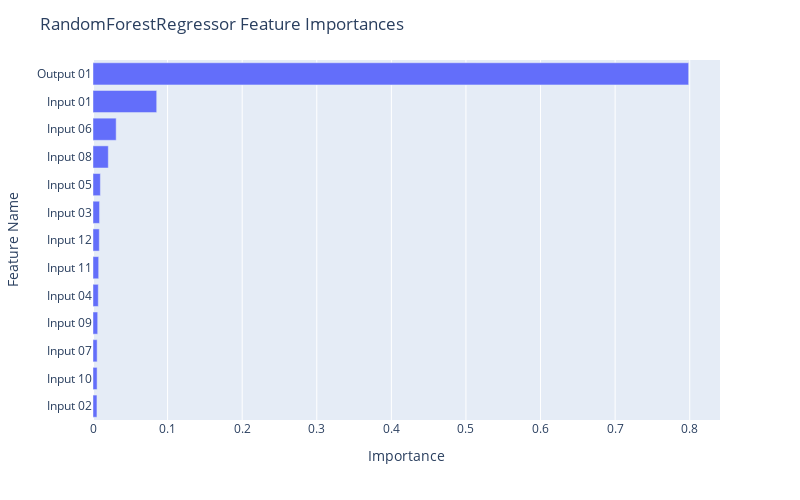

Write notebook code for a chart like this one.
### Code cell
fig = px.bar(df_rf, x="Importance", y="Feature Name")

fig.update_layout(
    autosize=False,
    width=800,
    height=500,
    title_text=f"RandomForestRegressor Feature Importances",
    yaxis={'categoryorder':'total ascending'}
)

fig.show()

### Figure 1 — Plotly figure (JSON) as saved in the notebook; plotly's stock layout.template omitted (floating-point values rounded to 4 significant figures)
{"data": [{"alignmentgroup": "True", "hovertemplate": "Importance=%{x}<br>Feature Name=%{y}<extra></extra>", "legendgroup": "", "marker": {"color": "#636efa", "pattern": {"shape": ""}}, "name": "", "offsetgroup": "", "orientation": "h", "showlegend": false, "textposition": "auto", "type": "bar", "x": [0.7986, 0.0854, 0.03107, 0.02051, 0.009888, 0.008782, 0.008437, 0.007616, 0.007088, 0.006287, 0.005569, 0.005492, 0.005302], "xaxis": "x", "y": ["Output 01", "Input 01", "Input 06", "Input 08", "Input 05", "Input 03", "Input 12", "Input 11", "Input 04", "Input 09", "Input 07", "Input 10", "Input 02"], "yaxis": "y"}], "layout": {"autosize": false, "barmode": "relative", "height": 500, "legend": {"tracegroupgap": 0}, "margin": {"t": 60}, "title": {"text": "RandomForestRegressor Feature Importances"}, "width": 800, "xaxis": {"anchor": "y", "autorange": true, "domain": [0, 1], "range": [0, 0.8406], "title": {"text": "Importance"}, "type": "linear"}, "yaxis": {"anchor": "x", "autorange": true, "categoryorder": "total ascending", "domain": [0, 1], "range": [-0.5, 12.5], "title": {"text": "Feature Name"}, "type": "category"}}}
